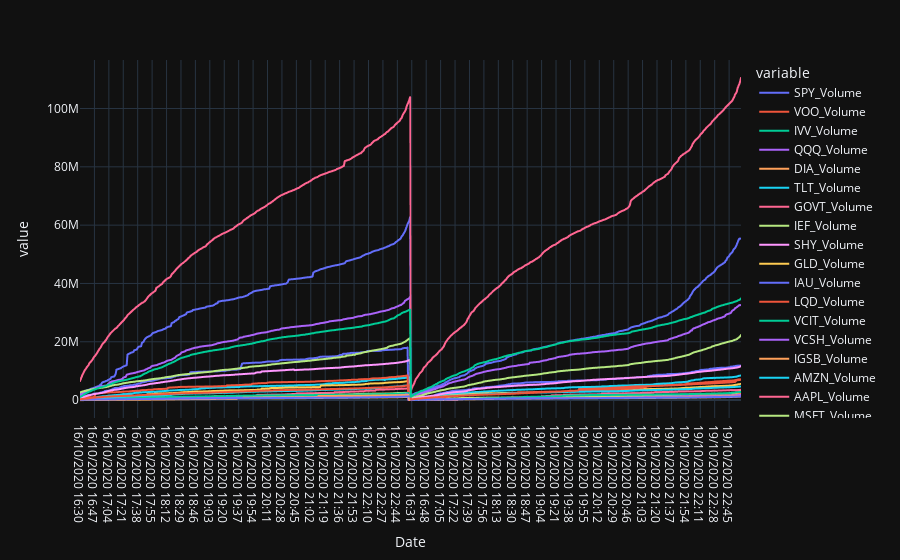

This figure's notebook cell:
### Code cell
px.line(
    df_date_volume,
    x='Date',
    y=list_of_graphs
    ,
    template='plotly_dark'
)

### Figure 1 — Plotly figure (JSON) as saved in the notebook; plotly's stock layout.template omitted (floating-point values rounded to 4 significant figures; data arrays with more than 128 entries replaced by an {"elided": "..."} marker saying what was removed)
{"data": [{"hovertemplate": "variable=SPY_Volume<br>Date=%{x}<br>value=%{y}<extra></extra>", "legendgroup": "SPY_Volume", "line": {"color": "#636efa", "dash": "solid"}, "mode": "lines", "name": "SPY_Volume", "showlegend": true, "type": "scattergl", "x": {"elided": "780 str values"}, "xaxis": "x", "y": {"elided": "780 float values"}, "yaxis": "y"}, {"hovertemplate": "variable=VOO_Volume<br>Date=%{x}<br>value=%{y}<extra></extra>", "legendgroup": "VOO_Volume", "line": {"color": "#EF553B", "dash": "solid"}, "mode": "lines", "name": "VOO_Volume", "showlegend": true, "type": "scattergl", "x": {"elided": "780 str values"}, "xaxis": "x", "y": {"elided": "780 float values"}, "yaxis": "y"}, {"hovertemplate": "variable=IVV_Volume<br>Date=%{x}<br>value=%{y}<extra></extra>", "legendgroup": "IVV_Volume", "line": {"color": "#00cc96", "dash": "solid"}, "mode": "lines", "name": "IVV_Volume", "showlegend": true, "type": "scattergl", "x": {"elided": "780 str values"}, "xaxis": "x", "y": {"elided": "780 float values"}, "yaxis": "y"}, {"hovertemplate": "variable=QQQ_Volume<br>Date=%{x}<br>value=%{y}<extra></extra>", "legendgroup": "QQQ_Volume", "line": {"color": "#ab63fa", "dash": "solid"}, "mode": "lines", "name": "QQQ_Volume", "showlegend": true, "type": "scattergl", "x": {"elided": "780 str values"}, "xaxis": "x", "y": {"elided": "780 float values"}, "yaxis": "y"}, {"hovertemplate": "variable=DIA_Volume<br>Date=%{x}<br>value=%{y}<extra></extra>", "legendgroup": "DIA_Volume", "line": {"color": "#FFA15A", "dash": "solid"}, "mode": "lines", "name": "DIA_Volume", "showlegend": true, "type": "scattergl", "x": {"elided": "780 str values"}, "xaxis": "x", "y": {"elided": "780 float values"}, "yaxis": "y"}, {"hovertemplate": "variable=TLT_Volume<br>Date=%{x}<br>value=%{y}<extra></extra>", "legendgroup": "TLT_Volume", "line": {"color": "#19d3f3", "dash": "solid"}, "mode": "lines", "name": "TLT_Volume", "showlegend": true, "type": "scattergl", "x": {"elided": "780 str values"}, "xaxis": "x", "y": {"elided": "780 float values"}, "yaxis": "y"}, {"hovertemplate": "variable=GOVT_Volume<br>Date=%{x}<br>value=%{y}<extra></extra>", "legendgroup": "GOVT_Volume", "line": {"color": "#FF6692", "dash": "solid"}, "mode": "lines", "name": "GOVT_Volume", "showlegend": true, "type": "scattergl", "x": {"elided": "780 str values"}, "xaxis": "x", "y": {"elided": "780 float values"}, "yaxis": "y"}, {"hovertemplate": "variable=IEF_Volume<br>Date=%{x}<br>value=%{y}<extra></extra>", "legendgroup": "IEF_Volume", "line": {"color": "#B6E880", "dash": "solid"}, "mode": "lines", "name": "IEF_Volume", "showlegend": true, "type": "scattergl", "x": {"elided": "780 str values"}, "xaxis": "x", "y": {"elided": "780 float values"}, "yaxis": "y"}, {"hovertemplate": "variable=SHY_Volume<br>Date=%{x}<br>value=%{y}<extra></extra>", "legendgroup": "SHY_Volume", "line": {"color": "#FF97FF", "dash": "solid"}, "mode": "lines", "name": "SHY_Volume", "showlegend": true, "type": "scattergl", "x": {"elided": "780 str values"}, "xaxis": "x", "y": {"elided": "780 float values"}, "yaxis": "y"}, {"hovertemplate": "variable=GLD_Volume<br>Date=%{x}<br>value=%{y}<extra></extra>", "legendgroup": "GLD_Volume", "line": {"color": "#FECB52", "dash": "solid"}, "mode": "lines", "name": "GLD_Volume", "showlegend": true, "type": "scattergl", "x": {"elided": "780 str values"}, "xaxis": "x", "y": {"elided": "780 float values"}, "yaxis": "y"}, {"hovertemplate": "variable=IAU_Volume<br>Date=%{x}<br>value=%{y}<extra></extra>", "legendgroup": "IAU_Volume", "line": {"color": "#636efa", "dash": "solid"}, "mode": "lines", "name": "IAU_Volume", "showlegend": true, "type": "scattergl", "x": {"elided": "780 str values"}, "xaxis": "x", "y": {"elided": "780 float values"}, "yaxis": "y"}, {"hovertemplate": "variable=LQD_Volume<br>Date=%{x}<br>value=%{y}<extra></extra>", "legendgroup": "LQD_Volume", "line": {"color": "#EF553B", "dash": "solid"}, "mode": "lines", "name": "LQD_Volume", "showlegend": true, "type": "scattergl", "x": {"elided": "780 str values"}, "xaxis": "x", "y": {"elided": "780 float values"}, "yaxis": "y"}, {"hovertemplate": "variable=VCIT_Volume<br>Date=%{x}<br>value=%{y}<extra></extra>", "legendgroup": "VCIT_Volume", "line": {"color": "#00cc96", "dash": "solid"}, "mode": "lines", "name": "VCIT_Volume", "showlegend": true, "type": "scattergl", "x": {"elided": "780 str values"}, "xaxis": "x", "y": {"elided": "780 float values"}, "yaxis": "y"}, {"hovertemplate": "variable=VCSH_Volume<br>Date=%{x}<br>value=%{y}<extra></extra>", "legendgroup": "VCSH_Volume", "line": {"color": "#ab63fa", "dash": "solid"}, "mode": "lines", "name": "VCSH_Volume", "showlegend": true, "type": "scattergl", "x": {"elided": "780 str values"}, "xaxis": "x", "y": {"elided": "780 float values"}, "yaxis": "y"}, {"hovertemplate": "variable=IGSB_Volume<br>Date=%{x}<br>value=%{y}<extra></extra>", "legendgroup": "IGSB_Volume", "line": {"color": "#FFA15A", "dash": "solid"}, "mode": "lines", "name": "IGSB_Volume", "showlegend": true, "type": "scattergl", "x": {"elided": "780 str values"}, "xaxis": "x", "y": {"elided": "780 float values"}, "yaxis": "y"}, {"hovertemplate": "variable=AMZN_Volume<br>Date=%{x}<br>value=%{y}<extra></extra>", "legendgroup": "AMZN_Volume", "line": {"color": "#19d3f3", "dash": "solid"}, "mode": "lines", "name": "AMZN_Volume", "showlegend": true, "type": "scattergl", "x": {"elided": "780 str values"}, "xaxis": "x", "y": {"elided": "780 int values"}, "yaxis": "y"}, {"hovertemplate": "variable=AAPL_Volume<br>Date=%{x}<br>value=%{y}<extra></extra>", "legendgroup": "AAPL_Volume", "line": {"color": "#FF6692", "dash": "solid"}, "mode": "lines", "name": "AAPL_Volume", "showlegend": true, "type": "scattergl", "x": {"elided": "780 str values"}, "xaxis": "x", "y": {"elided": "780 int values"}, "yaxis": "y"}, {"hovertemplate": "variable=MSFT_Volume<br>Date=%{x}<br>value=%{y}<extra></extra>", "legendgroup": "MSFT_Volume", "line": {"color": "#B6E880", "dash": "solid"}, "mode": "lines", "name": "MSFT_Volume", "showlegend": true, "type": "scattergl", "x": {"elided": "780 str values"}, "xaxis": "x", "y": {"elided": "780 int values"}, "yaxis": "y"}, {"hovertemplate": "variable=FB_Volume<br>Date=%{x}<br>value=%{y}<extra></extra>", "legendgroup": "FB_Volume", "line": {"color": "#FF97FF", "dash": "solid"}, "mode": "lines", "name": "FB_Volume", "showlegend": true, "type": "scattergl", "x": {"elided": "780 str values"}, "xaxis": "x", "y": {"elided": "780 float values"}, "yaxis": "y"}, {"hovertemplate": "variable=GOOG_Volume<br>Date=%{x}<br>value=%{y}<extra></extra>", "legendgroup": "GOOG_Volume", "line": {"color": "#FECB52", "dash": "solid"}, "mode": "lines", "name": "GOOG_Volume", "showlegend": true, "type": "scattergl", "x": {"elided": "780 str values"}, "xaxis": "x", "y": {"elided": "780 float values"}, "yaxis": "y"}, {"hovertemplate": "variable=GOOGL_Volume<br>Date=%{x}<br>value=%{y}<extra></extra>", "legendgroup": "GOOGL_Volume", "line": {"color": "#636efa", "dash": "solid"}, "mode": "lines", "name": "GOOGL_Volume", "showlegend": true, "type": "scattergl", "x": {"elided": "780 str values"}, "xaxis": "x", "y": {"elided": "780 float values"}, "yaxis": "y"}, {"hovertemplate": "variable=NFLX_Volume<br>Date=%{x}<br>value=%{y}<extra></extra>", "legendgroup": "NFLX_Volume", "line": {"color": "#EF553B", "dash": "solid"}, "mode": "lines", "name": "NFLX_Volume", "showlegend": true, "type": "scattergl", "x": {"elided": "780 str values"}, "xaxis": "x", "y": {"elided": "780 float values"}, "yaxis": "y"}, {"hovertemplate": "variable=TSLA_Volume<br>Date=%{x}<br>value=%{y}<extra></extra>", "legendgroup": "TSLA_Volume", "line": {"color": "#00cc96", "dash": "solid"}, "mode": "lines", "name": "TSLA_Volume", "showlegend": true, "type": "scattergl", "x": {"elided": "780 str values"}, "xaxis": "x", "y": {"elided": "780 float values"}, "yaxis": "y"}], "layout": {"autosize": true, "legend": {"title": {"text": "variable"}, "tracegroupgap": 0}, "margin": {"t": 60}, "xaxis": {"anchor": "y", "autorange": true, "domain": [0, 1], "range": [0, 779], "title": {"text": "Date"}, "type": "category"}, "yaxis": {"anchor": "x", "autorange": true, "domain": [0, 1], "range": [-6138000.0, 116600000.0], "title": {"text": "value"}, "type": "linear"}}}
